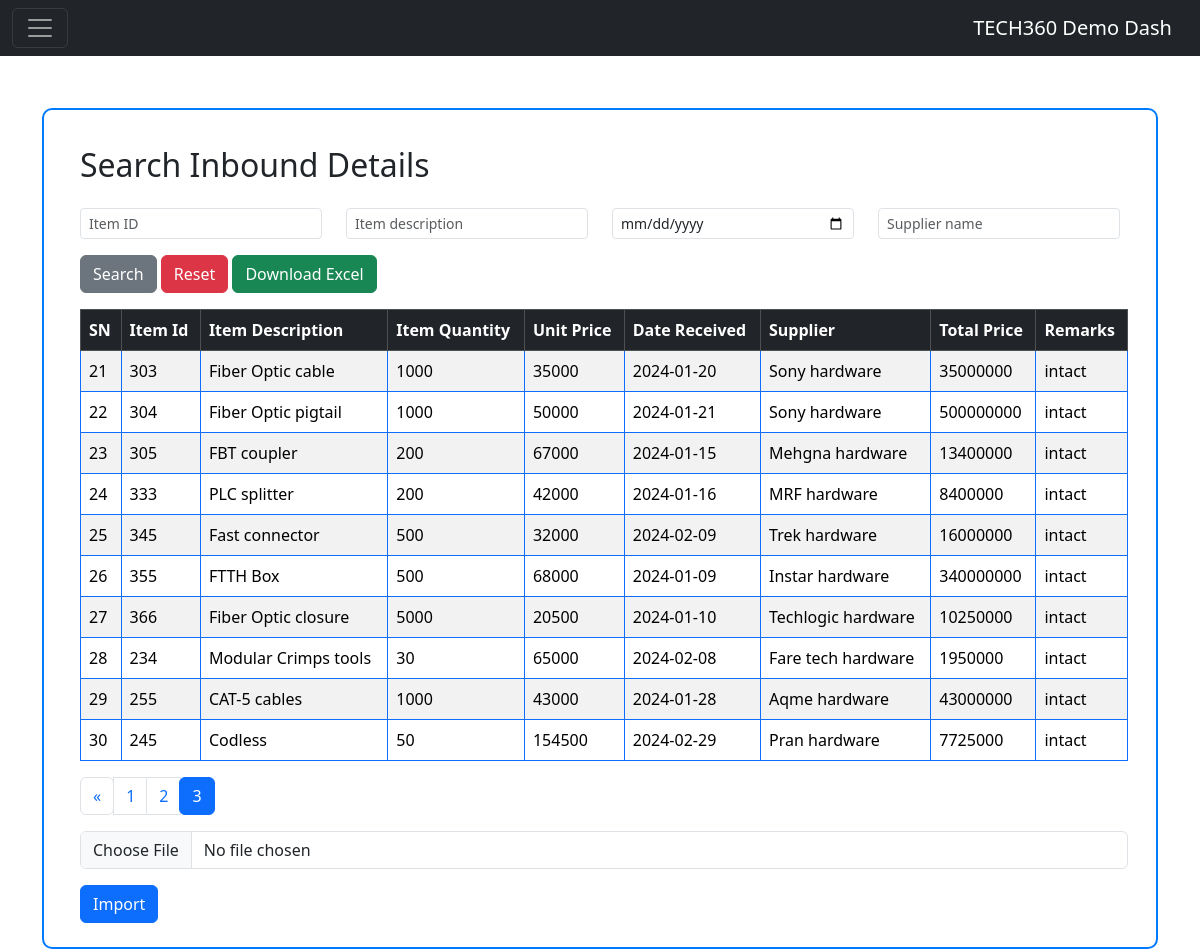
Page /inbound.php?page=3 on the committed database.
### tables this page shows
CREATE TABLE `inbound` (
  `SN` int(3) NOT NULL,
  `item_id` varchar(6) NOT NULL,
  `item_description` varchar(50) NOT NULL,
  `item_quantity` varchar(100) NOT NULL,
  `unit_price` varchar(500) NOT NULL,
  `date_received` date NOT NULL,
  `supplier` varchar(50) NOT NULL,
  `total_price` varchar(100) NOT NULL,
  `remarks` varchar(500) NOT NULL
);

### inbound.php (the view, shortened to what this page needs)
<?php
$con = mysqli_connect('localhost', 'root', '', 'experiment');
?>
<!DOCTYPE html>
<html lang="en">
<head>
    <link rel="stylesheet" href="https://cdn.jsdelivr.net/npm/bootstrap@5.3.2/dist/css/bootstrap.rtl.min.css">
</head>
<body>
    <?php include 'index.php'; ?>
    <div class="container">
        <div class="row justify-content-center">
            <div class="col-md-12">
                <div class="container-box">
                    <form class="my-3 mx-3" method="post">
                        <h2 class="mb-4">Search Inbound Details</h2>
                        <div class="row">
                            <div class="col-md-3">
                                <input type="text" class="form-control form-control-sm mb-3" name="item_id" placeholder="Item ID">
                            </div>
                            <div class="col-md-3">
                                <input type="text" class="form-control form-control-sm mb-3" name="item_description" placeholder="Item description">
                            </div>
                            <div class="col-md-3">
                                <input type="date" class="form-control form-control-sm mb-3" name="date_received" placeholder="Received Date">
                            </div>
                            <div class="col-md-3">
                                <input type="text" class="form-control form-control-sm mb-3" name="supplier" placeholder="Supplier name">
                            </div>
                        </div>
                        <div class="button-group">
                            <button type="submit" name="submit" class="btn btn-secondary">Search</button>
                            <button type="submit" name="reset" class="btn btn-danger">Reset</button>
                            <button type="submit" name="download_excel" class="btn btn-success">Download Excel</button>
                        </div>
                    </form>
                    <div class="container my-1 mx-1 table-container">
                        <table class="table table-bordered border-primary table-striped">
                            <thead class="table-dark">
                                <tr>
                                    <th>SN</th>
                                    <th>Item Id</th>
                                    <th>Item Description</th>
                                    <th>Item Quantity</th>
                                    <th>Unit Price</th>
                                    <th>Date Received</th>
                                    <th>Supplier</th>
                                    <th>Total Price</th>
                                    <th>Remarks</th>
                                </tr>
                            </thead>
                            <tbody>
                                <?php
                                $columns_per_page = 10;
                                $records_per_page = $columns_per_page;
                                $current_page = isset($_GET['page']) ? $_GET['page'] : 1;
                                $start_from = ($current_page - 1) * $records_per_page;
                                if (!isset($_POST['submit'])) {
                                    $sql = "SELECT * FROM `inbound` WHERE SN <= 50 LIMIT $start_from, $records_per_page";
                                    $result = mysqli_query($con, $sql);
                                    while ($row = mysqli_fetch_assoc($result)) {
                                        echo "<tr>";
                                        echo '<td>' . $row['SN'] . '</td>
                                                <td>' . $row['item_id'] . '</td>
                                                <td>' . $row['item_description'] . '</td>
                                                <td>' . $row['item_quantity'] . '</td>
                                                <td>' . $row['unit_price'] . '</td>
                                                <td>' . $row['date_received'] . '</td>
                                                <td>' . $row['supplier'] . '</td>
                                                <td>' . $row['total_price'] . '</td>
                                                <td>' . $row['remarks'] . '</td>';
                                        echo "</tr>";
                                    }
                                }
                                echo "</table>";
                                echo '<div>';
                                $total_records_sql = "SELECT COUNT(*) AS total_records FROM `inbound` WHERE SN <= 50";
                                $result = mysqli_query($con, $total_records_sql);
                                $total_records = mysqli_fetch_assoc($result)['total_records'];
                                $total_pages = ceil($total_records / $records_per_page);
                                echo '<nav aria-label="Page navigation example">';
                                echo '<ul class="pagination">';
                                if ($current_page > 1) {
                                    echo '<li class="page-item"><a class="page-link" href="?page=' . ($current_page - 1) . '" aria-label="Previous"><span aria-hidden="true">&laquo;</span></a></li>';
                                }
                                for ($i = 1; $i <= $total_pages; $i++) {
                                    echo '<li class="page-item ' . ($current_page == $i ? 'active' : '') . '"><a class="page-link" href="?page=' . $i . '">' . $i . '</a></li>';
                                }
                                echo '</ul>';
                                echo '</nav>';
                                ?>
                    </div>
                    <form action="" method="POST" enctype="multipart/form-data">
                        <input type="file" name="import_file" class="form-control" />
                        <button type="submit" name="save_excel_data" class="btn btn-primary mt-3">Import</button>
                    </form>
                </div>
            </div>
        </div>
    </div>
    </div>
</body>
</html>

### inbound.php (style rules this page uses)
body { background-color: #f8f9fa; }
.container-box { border: 2px solid #007bff; padding: 20px; margin-top: 60px; border-radius: 10px; background-color: #fff; }
.form-control-sm { border-radius: 5px; }
.table-container { overflow-x: auto; }
table { width: 100%; border-collapse: collapse; }
th, td { padding: 8px; text-align: left; border: 1px solid #ddd; }
th { background-color: #007bff; color: #fff; }
tbody tr:nth-child(even) { background-color: #f2f2f2; }
.btn-primary { margin-top: 10px; }

### rows in the picture
inbound: SN "21", item "303", item_description "Fiber Optic cable", item_quantity "1000", unit_price "35000", date_received "2024-01-20", supplier "Sony hardware", total_price "35000000", remarks "intact"
inbound: SN "22", item "304", item_description "Fiber Optic pigtail", item_quantity "1000", unit_price "50000", date_received "2024-01-21", supplier "Sony hardware", total_price "500000000", remarks "intact"
inbound: SN "23", item "305", item_description "FBT coupler", item_quantity "200", unit_price "67000", date_received "2024-01-15", supplier "Mehgna hardware", total_price "13400000", remarks "intact"
inbound: SN "24", item "333", item_description "PLC splitter", item_quantity "200", unit_price "42000", date_received "2024-01-16", supplier "MRF hardware", total_price "8400000", remarks "intact"
inbound: SN "25", item "345", item_description "Fast connector", item_quantity "500", unit_price "32000", date_received "2024-02-09", supplier "Trek hardware", total_price "16000000", remarks "intact"
inbound: SN "26", item "355", item_description "FTTH Box", item_quantity "500", unit_price "68000", date_received "2024-01-09", supplier "Instar hardware", total_price "340000000", remarks "intact"
inbound: SN "27", item "366", item_description "Fiber Optic closure", item_quantity "5000", unit_price "20500", date_received "2024-01-10", supplier "Techlogic hardware", total_price "10250000", remarks "intact"
inbound: SN "28", item "234", item_description "Modular Crimps tools", item_quantity "30", unit_price "65000", date_received "2024-02-08", supplier "Fare tech hardware", total_price "1950000", remarks "intact"
inbound: SN "29", item "255", item_description "CAT-5 cables", item_quantity "1000", unit_price "43000", date_received "2024-01-28", supplier "Aqme hardware", total_price "43000000", remarks "intact"
inbound: SN "30", item "245", item_description "Codless", item_quantity "50", unit_price "154500", date_received "2024-02-29", supplier "Pran hardware", total_price "7725000", remarks "intact"
